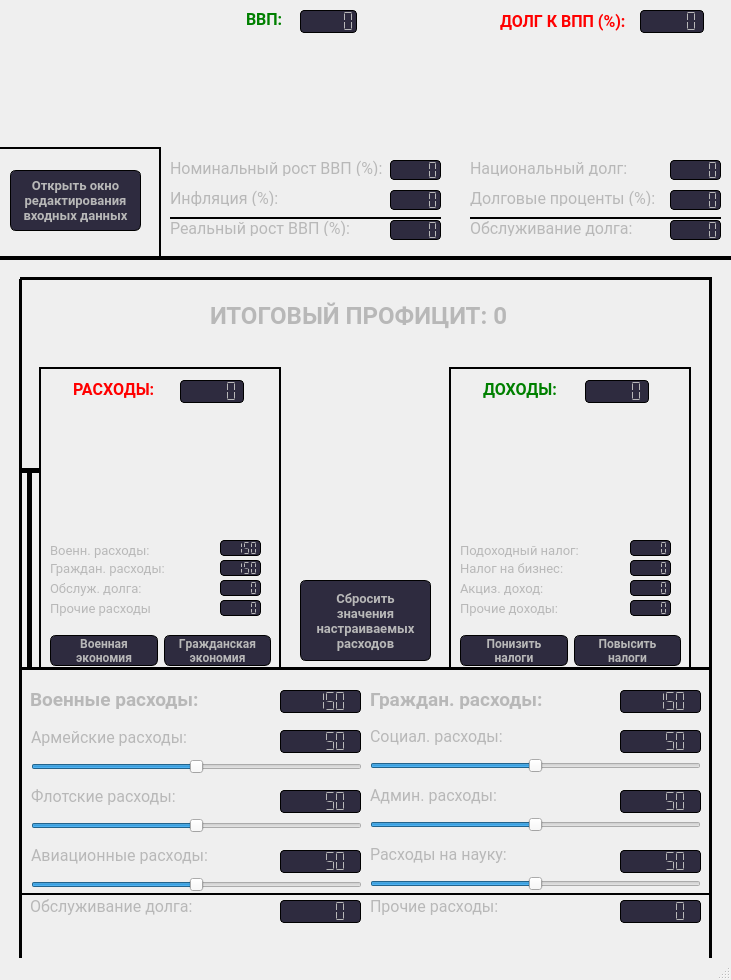
<?xml version="1.0" encoding="UTF-8"?>
<ui version="4.0">
 <class>MainWindow</class>
 <widget class="QMainWindow" name="MainWindow">
  <property name="geometry">
   <rect>
    <x>0</x>
    <y>0</y>
    <width>731</width>
    <height>980</height>
   </rect>
  </property>
  <property name="windowTitle">
   <string>Панель управления экономики</string>
  </property>
  <property name="windowIcon">
   <iconset>
    <normaloff>../../Downloads/coin.png</normaloff>../../Downloads/coin.png</iconset>
  </property>
  <property name="styleSheet">
   <string notr="true">.MainWindow {
	background-color: rgb(49, 45, 66);;
}


.QPushButton {
	color:rgb(184, 184, 184);
	background: #2e2b3f;
	border-style: outset;
	border-radius: 6px;
	border-color: rgb(0, 0, 0);
	border-width: 1px 1px 1px 1px;
}

.QLCDNumber {
	color:rgb(184, 184, 184);
	background-color:#2e2b3f;
	border-style: outset;
	border-radius: 4px;
	border-width: 1px 1px 1px 1px;
}

QLabel{
	color:rgb(184, 184, 184);
}


</string>
  </property>
  <widget class="QWidget" name="centralwidget">
   <widget class="Line" name="line_3">
    <property name="geometry">
     <rect>
      <x>10</x>
      <y>279</y>
      <width>20</width>
      <height>681</height>
     </rect>
    </property>
    <property name="frameShadow">
     <enum>QFrame::Plain</enum>
    </property>
    <property name="lineWidth">
     <number>3</number>
    </property>
    <property name="orientation">
     <enum>Qt::Vertical</enum>
    </property>
   </widget>
   <widget class="Line" name="line_4">
    <property name="geometry">
     <rect>
      <x>700</x>
      <y>280</y>
      <width>20</width>
      <height>691</height>
     </rect>
    </property>
    <property name="frameShadow">
     <enum>QFrame::Plain</enum>
    </property>
    <property name="lineWidth">
     <number>3</number>
    </property>
    <property name="orientation">
     <enum>Qt::Vertical</enum>
    </property>
   </widget>
   <widget class="Line" name="line_5">
    <property name="geometry">
     <rect>
      <x>20</x>
      <y>660</y>
      <width>690</width>
      <height>16</height>
     </rect>
    </property>
    <property name="frameShadow">
     <enum>QFrame::Plain</enum>
    </property>
    <property name="lineWidth">
     <number>3</number>
    </property>
    <property name="orientation">
     <enum>Qt::Horizontal</enum>
    </property>
   </widget>
   <widget class="QWidget" name="horizontalLayoutWidget">
    <property name="geometry">
     <rect>
      <x>50</x>
      <y>620</y>
      <width>221</width>
      <height>61</height>
     </rect>
    </property>
    <layout class="QHBoxLayout" name="horizontalLayout_2">
     <item>
      <widget class="QPushButton" name="milLower">
       <property name="font">
        <font>
         <family>Roboto</family>
         <weight>75</weight>
         <bold>true</bold>
         <kerning>false</kerning>
        </font>
       </property>
       <property name="text">
        <string>Военная
экономия</string>
       </property>
      </widget>
     </item>
     <item>
      <widget class="QPushButton" name="civilLower">
       <property name="font">
        <font>
         <family>Roboto</family>
         <weight>75</weight>
         <bold>true</bold>
         <kerning>false</kerning>
        </font>
       </property>
       <property name="text">
        <string>Гражданская
экономия</string>
       </property>
      </widget>
     </item>
    </layout>
   </widget>
   <widget class="QLCDNumber" name="armyCounter">
    <property name="geometry">
     <rect>
      <x>280</x>
      <y>730</y>
      <width>81</width>
      <height>23</height>
     </rect>
    </property>
    <property name="segmentStyle">
     <enum>QLCDNumber::Flat</enum>
    </property>
    <property name="intValue" stdset="0">
     <number>50</number>
    </property>
   </widget>
   <widget class="QLCDNumber" name="navyCounter">
    <property name="geometry">
     <rect>
      <x>280</x>
      <y>790</y>
      <width>81</width>
      <height>23</height>
     </rect>
    </property>
    <property name="segmentStyle">
     <enum>QLCDNumber::Flat</enum>
    </property>
    <property name="intValue" stdset="0">
     <number>50</number>
    </property>
   </widget>
   <widget class="QLCDNumber" name="atomicCounter">
    <property name="geometry">
     <rect>
      <x>280</x>
      <y>850</y>
      <width>81</width>
      <height>23</height>
     </rect>
    </property>
    <property name="segmentStyle">
     <enum>QLCDNumber::Flat</enum>
    </property>
    <property name="intValue" stdset="0">
     <number>50</number>
    </property>
   </widget>
   <widget class="QLCDNumber" name="socialCounter">
    <property name="geometry">
     <rect>
      <x>620</x>
      <y>730</y>
      <width>81</width>
      <height>23</height>
     </rect>
    </property>
    <property name="segmentStyle">
     <enum>QLCDNumber::Flat</enum>
    </property>
    <property name="intValue" stdset="0">
     <number>50</number>
    </property>
   </widget>
   <widget class="QLCDNumber" name="adminCounter">
    <property name="geometry">
     <rect>
      <x>620</x>
      <y>790</y>
      <width>81</width>
      <height>23</height>
     </rect>
    </property>
    <property name="segmentStyle">
     <enum>QLCDNumber::Flat</enum>
    </property>
    <property name="intValue" stdset="0">
     <number>50</number>
    </property>
   </widget>
   <widget class="QLCDNumber" name="scienceCounter">
    <property name="geometry">
     <rect>
      <x>620</x>
      <y>850</y>
      <width>81</width>
      <height>23</height>
     </rect>
    </property>
    <property name="font">
     <font>
      <pointsize>8</pointsize>
     </font>
    </property>
    <property name="segmentStyle">
     <enum>QLCDNumber::Flat</enum>
    </property>
    <property name="intValue" stdset="0">
     <number>50</number>
    </property>
   </widget>
   <widget class="QLabel" name="label_10">
    <property name="geometry">
     <rect>
      <x>50</x>
      <y>540</y>
      <width>101</width>
      <height>21</height>
     </rect>
    </property>
    <property name="font">
     <font>
      <family>Roboto</family>
      <pointsize>10</pointsize>
     </font>
    </property>
    <property name="text">
     <string>Военн. расходы:</string>
    </property>
   </widget>
   <widget class="QLabel" name="label_11">
    <property name="geometry">
     <rect>
      <x>50</x>
      <y>560</y>
      <width>121</width>
      <height>16</height>
     </rect>
    </property>
    <property name="font">
     <font>
      <family>Roboto</family>
      <pointsize>10</pointsize>
     </font>
    </property>
    <property name="text">
     <string>Граждан. расходы:</string>
    </property>
   </widget>
   <widget class="QLabel" name="label_12">
    <property name="geometry">
     <rect>
      <x>50</x>
      <y>580</y>
      <width>121</width>
      <height>16</height>
     </rect>
    </property>
    <property name="font">
     <font>
      <family>Roboto</family>
      <pointsize>10</pointsize>
     </font>
    </property>
    <property name="text">
     <string>Обслуж. долга:</string>
    </property>
   </widget>
   <widget class="QLabel" name="label_13">
    <property name="geometry">
     <rect>
      <x>50</x>
      <y>600</y>
      <width>101</width>
      <height>16</height>
     </rect>
    </property>
    <property name="font">
     <font>
      <family>Roboto</family>
      <pointsize>10</pointsize>
     </font>
    </property>
    <property name="text">
     <string>Прочие расходы:</string>
    </property>
   </widget>
   <widget class="QLCDNumber" name="milDiagram">
    <property name="geometry">
     <rect>
      <x>220</x>
      <y>540</y>
      <width>41</width>
      <height>16</height>
     </rect>
    </property>
    <property name="segmentStyle">
     <enum>QLCDNumber::Flat</enum>
    </property>
    <property name="intValue" stdset="0">
     <number>150</number>
    </property>
   </widget>
   <widget class="QLCDNumber" name="civilDiagram">
    <property name="geometry">
     <rect>
      <x>220</x>
      <y>560</y>
      <width>41</width>
      <height>16</height>
     </rect>
    </property>
    <property name="segmentStyle">
     <enum>QLCDNumber::Flat</enum>
    </property>
    <property name="intValue" stdset="0">
     <number>150</number>
    </property>
   </widget>
   <widget class="QLCDNumber" name="debtDiagram">
    <property name="geometry">
     <rect>
      <x>220</x>
      <y>580</y>
      <width>41</width>
      <height>16</height>
     </rect>
    </property>
    <property name="segmentStyle">
     <enum>QLCDNumber::Flat</enum>
    </property>
   </widget>
   <widget class="QLCDNumber" name="othersDiagram">
    <property name="geometry">
     <rect>
      <x>220</x>
      <y>600</y>
      <width>41</width>
      <height>16</height>
     </rect>
    </property>
    <property name="segmentStyle">
     <enum>QLCDNumber::Flat</enum>
    </property>
   </widget>
   <widget class="Line" name="line">
    <property name="geometry">
     <rect>
      <x>30</x>
      <y>367</y>
      <width>20</width>
      <height>301</height>
     </rect>
    </property>
    <property name="frameShadow">
     <enum>QFrame::Plain</enum>
    </property>
    <property name="lineWidth">
     <number>2</number>
    </property>
    <property name="orientation">
     <enum>Qt::Vertical</enum>
    </property>
   </widget>
   <widget class="Line" name="line_6">
    <property name="enabled">
     <bool>true</bool>
    </property>
    <property name="geometry">
     <rect>
      <x>270</x>
      <y>367</y>
      <width>20</width>
      <height>301</height>
     </rect>
    </property>
    <property name="frameShadow">
     <enum>QFrame::Plain</enum>
    </property>
    <property name="lineWidth">
     <number>2</number>
    </property>
    <property name="orientation">
     <enum>Qt::Vertical</enum>
    </property>
   </widget>
   <widget class="Line" name="line_7">
    <property name="geometry">
     <rect>
      <x>40</x>
      <y>360</y>
      <width>241</width>
      <height>16</height>
     </rect>
    </property>
    <property name="frameShadow">
     <enum>QFrame::Plain</enum>
    </property>
    <property name="lineWidth">
     <number>2</number>
    </property>
    <property name="orientation">
     <enum>Qt::Horizontal</enum>
    </property>
   </widget>
   <widget class="QLabel" name="label_14">
    <property name="geometry">
     <rect>
      <x>460</x>
      <y>560</y>
      <width>121</width>
      <height>16</height>
     </rect>
    </property>
    <property name="font">
     <font>
      <family>Roboto</family>
      <pointsize>10</pointsize>
     </font>
    </property>
    <property name="text">
     <string>Налог на бизнес:</string>
    </property>
   </widget>
   <widget class="Line" name="line_8">
    <property name="geometry">
     <rect>
      <x>450</x>
      <y>360</y>
      <width>241</width>
      <height>16</height>
     </rect>
    </property>
    <property name="frameShadow">
     <enum>QFrame::Plain</enum>
    </property>
    <property name="lineWidth">
     <number>2</number>
    </property>
    <property name="orientation">
     <enum>Qt::Horizontal</enum>
    </property>
   </widget>
   <widget class="QLabel" name="label_15">
    <property name="geometry">
     <rect>
      <x>460</x>
      <y>540</y>
      <width>121</width>
      <height>21</height>
     </rect>
    </property>
    <property name="font">
     <font>
      <family>Roboto</family>
      <pointsize>10</pointsize>
     </font>
    </property>
    <property name="text">
     <string>Подоходный налог:</string>
    </property>
   </widget>
   <widget class="QLabel" name="label_16">
    <property name="geometry">
     <rect>
      <x>460</x>
      <y>600</y>
      <width>101</width>
      <height>16</height>
     </rect>
    </property>
    <property name="font">
     <font>
      <family>Roboto</family>
      <pointsize>10</pointsize>
     </font>
    </property>
    <property name="text">
     <string>Прочие доходы:</string>
    </property>
   </widget>
   <widget class="QLCDNumber" name="exciseDiagram">
    <property name="geometry">
     <rect>
      <x>630</x>
      <y>580</y>
      <width>41</width>
      <height>16</height>
     </rect>
    </property>
    <property name="segmentStyle">
     <enum>QLCDNumber::Flat</enum>
    </property>
   </widget>
   <widget class="QLCDNumber" name="businessDiagram">
    <property name="geometry">
     <rect>
      <x>630</x>
      <y>560</y>
      <width>41</width>
      <height>16</height>
     </rect>
    </property>
    <property name="segmentStyle">
     <enum>QLCDNumber::Flat</enum>
    </property>
   </widget>
   <widget class="Line" name="line_9">
    <property name="enabled">
     <bool>true</bool>
    </property>
    <property name="geometry">
     <rect>
      <x>680</x>
      <y>367</y>
      <width>20</width>
      <height>301</height>
     </rect>
    </property>
    <property name="frameShadow">
     <enum>QFrame::Plain</enum>
    </property>
    <property name="lineWidth">
     <number>2</number>
    </property>
    <property name="orientation">
     <enum>Qt::Vertical</enum>
    </property>
   </widget>
   <widget class="QWidget" name="horizontalLayoutWidget_2">
    <property name="geometry">
     <rect>
      <x>460</x>
      <y>620</y>
      <width>221</width>
      <height>61</height>
     </rect>
    </property>
    <layout class="QHBoxLayout" name="horizontalLayout_6">
     <item>
      <widget class="QPushButton" name="taxesLower">
       <property name="font">
        <font>
         <family>Roboto</family>
         <weight>75</weight>
         <bold>true</bold>
         <kerning>false</kerning>
        </font>
       </property>
       <property name="text">
        <string>Понизить
налоги</string>
       </property>
      </widget>
     </item>
     <item>
      <widget class="QPushButton" name="taxesHigher">
       <property name="font">
        <font>
         <family>Roboto</family>
         <weight>75</weight>
         <bold>true</bold>
         <kerning>false</kerning>
        </font>
       </property>
       <property name="text">
        <string>Повысить
налоги</string>
       </property>
      </widget>
     </item>
    </layout>
   </widget>
   <widget class="QLCDNumber" name="otherIncomeDiagram">
    <property name="geometry">
     <rect>
      <x>630</x>
      <y>600</y>
      <width>41</width>
      <height>16</height>
     </rect>
    </property>
    <property name="segmentStyle">
     <enum>QLCDNumber::Flat</enum>
    </property>
   </widget>
   <widget class="Line" name="line_10">
    <property name="geometry">
     <rect>
      <x>440</x>
      <y>367</y>
      <width>20</width>
      <height>301</height>
     </rect>
    </property>
    <property name="frameShadow">
     <enum>QFrame::Plain</enum>
    </property>
    <property name="lineWidth">
     <number>2</number>
    </property>
    <property name="orientation">
     <enum>Qt::Vertical</enum>
    </property>
   </widget>
   <widget class="QLCDNumber" name="taxDiagram">
    <property name="geometry">
     <rect>
      <x>630</x>
      <y>540</y>
      <width>41</width>
      <height>16</height>
     </rect>
    </property>
    <property name="segmentStyle">
     <enum>QLCDNumber::Flat</enum>
    </property>
   </widget>
   <widget class="QLabel" name="label_17">
    <property name="geometry">
     <rect>
      <x>460</x>
      <y>580</y>
      <width>121</width>
      <height>16</height>
     </rect>
    </property>
    <property name="font">
     <font>
      <family>Roboto</family>
      <pointsize>10</pointsize>
     </font>
    </property>
    <property name="text">
     <string>Акциз. доход:</string>
    </property>
   </widget>
   <widget class="Line" name="line_11">
    <property name="geometry">
     <rect>
      <x>440</x>
      <y>660</y>
      <width>241</width>
      <height>16</height>
     </rect>
    </property>
    <property name="frameShadow">
     <enum>QFrame::Plain</enum>
    </property>
    <property name="lineWidth">
     <number>2</number>
    </property>
    <property name="orientation">
     <enum>Qt::Horizontal</enum>
    </property>
   </widget>
   <widget class="Line" name="line_2">
    <property name="geometry">
     <rect>
      <x>19</x>
      <y>470</y>
      <width>20</width>
      <height>200</height>
     </rect>
    </property>
    <property name="frameShadow">
     <enum>QFrame::Plain</enum>
    </property>
    <property name="lineWidth">
     <number>5</number>
    </property>
    <property name="orientation">
     <enum>Qt::Vertical</enum>
    </property>
   </widget>
   <widget class="Line" name="line_12">
    <property name="geometry">
     <rect>
      <x>20</x>
      <y>460</y>
      <width>20</width>
      <height>20</height>
     </rect>
    </property>
    <property name="frameShadow">
     <enum>QFrame::Plain</enum>
    </property>
    <property name="lineWidth">
     <number>5</number>
    </property>
    <property name="orientation">
     <enum>Qt::Horizontal</enum>
    </property>
   </widget>
   <widget class="Line" name="line_13">
    <property name="geometry">
     <rect>
      <x>20</x>
      <y>270</y>
      <width>692</width>
      <height>16</height>
     </rect>
    </property>
    <property name="font">
     <font>
      <weight>50</weight>
      <bold>false</bold>
     </font>
    </property>
    <property name="frameShadow">
     <enum>QFrame::Plain</enum>
    </property>
    <property name="lineWidth">
     <number>3</number>
    </property>
    <property name="orientation">
     <enum>Qt::Horizontal</enum>
    </property>
   </widget>
   <widget class="QWidget" name="layoutWidget">
    <property name="geometry">
     <rect>
      <x>31</x>
      <y>721</y>
      <width>331</width>
      <height>171</height>
     </rect>
    </property>
    <layout class="QVBoxLayout" name="milSliders">
     <item>
      <widget class="QLabel" name="label_3">
       <property name="font">
        <font>
         <family>Roboto</family>
         <pointsize>12</pointsize>
        </font>
       </property>
       <property name="text">
        <string>Армейские расходы:</string>
       </property>
      </widget>
     </item>
     <item>
      <widget class="QSlider" name="armySlider">
       <property name="maximum">
        <number>100</number>
       </property>
       <property name="singleStep">
        <number>0</number>
       </property>
       <property name="sliderPosition">
        <number>50</number>
       </property>
       <property name="orientation">
        <enum>Qt::Horizontal</enum>
       </property>
       <property name="invertedAppearance">
        <bool>false</bool>
       </property>
       <property name="invertedControls">
        <bool>false</bool>
       </property>
      </widget>
     </item>
     <item>
      <widget class="QLabel" name="label_4">
       <property name="font">
        <font>
         <family>Roboto</family>
         <pointsize>12</pointsize>
        </font>
       </property>
       <property name="text">
        <string>Флотские расходы:</string>
       </property>
      </widget>
     </item>
     <item>
      <widget class="QSlider" name="navySlider">
       <property name="maximum">
        <number>100</number>
       </property>
       <property name="sliderPosition">
        <number>50</number>
       </property>
       <property name="orientation">
        <enum>Qt::Horizontal</enum>
       </property>
       <property name="invertedAppearance">
        <bool>false</bool>
       </property>
      </widget>
     </item>
     <item>
      <widget class="QLabel" name="label_5">
       <property name="font">
        <font>
         <family>Roboto</family>
         <pointsize>12</pointsize>
        </font>
       </property>
       <property name="text">
        <string>Авиационные расходы:</string>
       </property>
      </widget>
     </item>
     <item>
      <widget class="QSlider" name="airSlider">
       <property name="maximum">
        <number>100</number>
       </property>
       <property name="sliderPosition">
        <number>50</number>
       </property>
       <property name="orientation">
        <enum>Qt::Horizontal</enum>
       </property>
       <property name="invertedAppearance">
        <bool>false</bool>
       </property>
      </widget>
     </item>
    </layout>
   </widget>
   <widget class="QWidget" name="layoutWidget">
    <property name="geometry">
     <rect>
      <x>370</x>
      <y>720</y>
      <width>331</width>
      <height>171</height>
     </rect>
    </property>
    <layout class="QVBoxLayout" name="civilSliders">
     <item>
      <widget class="QLabel" name="label_6">
       <property name="font">
        <font>
         <family>Roboto</family>
         <pointsize>12</pointsize>
        </font>
       </property>
       <property name="text">
        <string>Социал. расходы:</string>
       </property>
      </widget>
     </item>
     <item>
      <widget class="QSlider" name="socSlider">
       <property name="autoFillBackground">
        <bool>false</bool>
       </property>
       <property name="styleSheet">
        <string notr="true"/>
       </property>
       <property name="maximum">
        <number>100</number>
       </property>
       <property name="sliderPosition">
        <number>50</number>
       </property>
       <property name="tracking">
        <bool>true</bool>
       </property>
       <property name="orientation">
        <enum>Qt::Horizontal</enum>
       </property>
       <property name="invertedAppearance">
        <bool>false</bool>
       </property>
       <property name="tickPosition">
        <enum>QSlider::NoTicks</enum>
       </property>
      </widget>
     </item>
     <item>
      <widget class="QLabel" name="label_7">
       <property name="font">
        <font>
         <family>Roboto</family>
         <pointsize>12</pointsize>
        </font>
       </property>
       <property name="text">
        <string>Админ. расходы:</string>
       </property>
      </widget>
     </item>
     <item>
      <widget class="QSlider" name="adminSlider">
       <property name="maximum">
        <number>100</number>
       </property>
       <property name="sliderPosition">
        <number>50</number>
       </property>
       <property name="orientation">
        <enum>Qt::Horizontal</enum>
       </property>
       <property name="invertedAppearance">
        <bool>false</bool>
       </property>
      </widget>
     </item>
     <item>
      <widget class="QLabel" name="label_8">
       <property name="font">
        <font>
         <family>Roboto</family>
         <pointsize>12</pointsize>
        </font>
       </property>
       <property name="text">
        <string>Расходы на науку:</string>
       </property>
      </widget>
     </item>
     <item>
      <widget class="QSlider" name="scienceSldier">
       <property name="maximum">
        <number>100</number>
       </property>
       <property name="sliderPosition">
        <number>50</number>
       </property>
       <property name="orientation">
        <enum>Qt::Horizontal</enum>
       </property>
       <property name="invertedAppearance">
        <bool>false</bool>
       </property>
      </widget>
     </item>
    </layout>
   </widget>
   <widget class="Line" name="line_14">
    <property name="geometry">
     <rect>
      <x>-30</x>
      <y>250</y>
      <width>901</width>
      <height>16</height>
     </rect>
    </property>
    <property name="frameShadow">
     <enum>QFrame::Plain</enum>
    </property>
    <property name="lineWidth">
     <number>4</number>
    </property>
    <property name="orientation">
     <enum>Qt::Horizontal</enum>
    </property>
   </widget>
   <widget class="QLabel" name="label_22">
    <property name="geometry">
     <rect>
      <x>170</x>
      <y>160</y>
      <width>221</width>
      <height>16</height>
     </rect>
    </property>
    <property name="font">
     <font>
      <family>Roboto</family>
      <pointsize>12</pointsize>
     </font>
    </property>
    <property name="text">
     <string>Номинальный рост ВВП (%):</string>
    </property>
   </widget>
   <widget class="QLabel" name="label_23">
    <property name="geometry">
     <rect>
      <x>170</x>
      <y>190</y>
      <width>121</width>
      <height>16</height>
     </rect>
    </property>
    <property name="font">
     <font>
      <family>Roboto</family>
      <pointsize>12</pointsize>
     </font>
    </property>
    <property name="text">
     <string>Инфляция (%):</string>
    </property>
   </widget>
   <widget class="Line" name="line_15">
    <property name="geometry">
     <rect>
      <x>170</x>
      <y>210</y>
      <width>271</width>
      <height>16</height>
     </rect>
    </property>
    <property name="font">
     <font>
      <pointsize>5</pointsize>
     </font>
    </property>
    <property name="frameShadow">
     <enum>QFrame::Plain</enum>
    </property>
    <property name="lineWidth">
     <number>2</number>
    </property>
    <property name="orientation">
     <enum>Qt::Horizontal</enum>
    </property>
   </widget>
   <widget class="QLCDNumber" name="nominalGDPgrow">
    <property name="geometry">
     <rect>
      <x>390</x>
      <y>160</y>
      <width>51</width>
      <height>20</height>
     </rect>
    </property>
    <property name="segmentStyle">
     <enum>QLCDNumber::Flat</enum>
    </property>
   </widget>
   <widget class="QLCDNumber" name="inflationCounter">
    <property name="geometry">
     <rect>
      <x>390</x>
      <y>190</y>
      <width>51</width>
      <height>20</height>
     </rect>
    </property>
    <property name="segmentStyle">
     <enum>QLCDNumber::Flat</enum>
    </property>
   </widget>
   <widget class="QLabel" name="label_24">
    <property name="geometry">
     <rect>
      <x>170</x>
      <y>220</y>
      <width>191</width>
      <height>16</height>
     </rect>
    </property>
    <property name="font">
     <font>
      <family>Roboto</family>
      <pointsize>12</pointsize>
     </font>
    </property>
    <property name="text">
     <string>Реальный рост ВВП (%):</string>
    </property>
   </widget>
   <widget class="QLCDNumber" name="realGDPgrowCounter">
    <property name="geometry">
     <rect>
      <x>390</x>
      <y>220</y>
      <width>51</width>
      <height>20</height>
     </rect>
    </property>
    <property name="segmentStyle">
     <enum>QLCDNumber::Flat</enum>
    </property>
   </widget>
   <widget class="QLCDNumber" name="nationalDebtCounter">
    <property name="geometry">
     <rect>
      <x>670</x>
      <y>160</y>
      <width>51</width>
      <height>20</height>
     </rect>
    </property>
    <property name="segmentStyle">
     <enum>QLCDNumber::Flat</enum>
    </property>
   </widget>
   <widget class="QLabel" name="label_25">
    <property name="geometry">
     <rect>
      <x>470</x>
      <y>160</y>
      <width>171</width>
      <height>16</height>
     </rect>
    </property>
    <property name="font">
     <font>
      <family>Roboto</family>
      <pointsize>12</pointsize>
     </font>
    </property>
    <property name="text">
     <string>Национальный долг:</string>
    </property>
   </widget>
   <widget class="QLCDNumber" name="debtPercentageCounter">
    <property name="geometry">
     <rect>
      <x>670</x>
      <y>190</y>
      <width>51</width>
      <height>20</height>
     </rect>
    </property>
    <property name="segmentStyle">
     <enum>QLCDNumber::Flat</enum>
    </property>
   </widget>
   <widget class="QLabel" name="label_26">
    <property name="geometry">
     <rect>
      <x>470</x>
      <y>190</y>
      <width>201</width>
      <height>16</height>
     </rect>
    </property>
    <property name="font">
     <font>
      <family>Roboto</family>
      <pointsize>12</pointsize>
     </font>
    </property>
    <property name="text">
     <string>Долговые проценты (%):</string>
    </property>
   </widget>
   <widget class="QSplitter" name="splitter_6">
    <property name="geometry">
     <rect>
      <x>210</x>
      <y>300</y>
      <width>381</width>
      <height>31</height>
     </rect>
    </property>
    <property name="orientation">
     <enum>Qt::Horizontal</enum>
    </property>
    <widget class="QLabel" name="result">
     <property name="font">
      <font>
       <family>Roboto</family>
       <pointsize>18</pointsize>
       <weight>75</weight>
       <bold>true</bold>
      </font>
     </property>
     <property name="styleSheet">
      <string notr="true"/>
     </property>
     <property name="text">
      <string>ИТОГОВЫЙ ПРОФИЦИТ: 0</string>
     </property>
    </widget>
   </widget>
   <widget class="QLabel" name="label">
    <property name="geometry">
     <rect>
      <x>30</x>
      <y>690</y>
      <width>191</width>
      <height>19</height>
     </rect>
    </property>
    <property name="font">
     <font>
      <family>Roboto</family>
      <pointsize>14</pointsize>
      <weight>75</weight>
      <italic>false</italic>
      <bold>true</bold>
      <underline>false</underline>
     </font>
    </property>
    <property name="text">
     <string>Военные расходы:</string>
    </property>
   </widget>
   <widget class="QLCDNumber" name="milCounter">
    <property name="geometry">
     <rect>
      <x>280</x>
      <y>690</y>
      <width>81</width>
      <height>23</height>
     </rect>
    </property>
    <property name="segmentStyle">
     <enum>QLCDNumber::Flat</enum>
    </property>
    <property name="intValue" stdset="0">
     <number>150</number>
    </property>
   </widget>
   <widget class="QLabel" name="label_2">
    <property name="geometry">
     <rect>
      <x>370</x>
      <y>690</y>
      <width>181</width>
      <height>19</height>
     </rect>
    </property>
    <property name="font">
     <font>
      <family>Roboto</family>
      <pointsize>14</pointsize>
      <weight>75</weight>
      <bold>true</bold>
     </font>
    </property>
    <property name="text">
     <string>Граждан. расходы:</string>
    </property>
   </widget>
   <widget class="QLCDNumber" name="civilCounter">
    <property name="geometry">
     <rect>
      <x>620</x>
      <y>690</y>
      <width>81</width>
      <height>23</height>
     </rect>
    </property>
    <property name="segmentStyle">
     <enum>QLCDNumber::Flat</enum>
    </property>
    <property name="intValue" stdset="0">
     <number>150</number>
    </property>
   </widget>
   <widget class="QLabel" name="label_27">
    <property name="geometry">
     <rect>
      <x>30</x>
      <y>890</y>
      <width>249</width>
      <height>32</height>
     </rect>
    </property>
    <property name="font">
     <font>
      <family>Roboto</family>
      <pointsize>12</pointsize>
     </font>
    </property>
    <property name="text">
     <string>Обслуживание долга:</string>
    </property>
   </widget>
   <widget class="QLabel" name="label_30">
    <property name="geometry">
     <rect>
      <x>370</x>
      <y>890</y>
      <width>249</width>
      <height>32</height>
     </rect>
    </property>
    <property name="font">
     <font>
      <family>Roboto</family>
      <pointsize>12</pointsize>
     </font>
    </property>
    <property name="text">
     <string>Прочие расходы:</string>
    </property>
   </widget>
   <widget class="QLCDNumber" name="debtCounter_2">
    <property name="geometry">
     <rect>
      <x>280</x>
      <y>900</y>
      <width>81</width>
      <height>23</height>
     </rect>
    </property>
    <property name="segmentStyle">
     <enum>QLCDNumber::Flat</enum>
    </property>
   </widget>
   <widget class="Line" name="line_18">
    <property name="geometry">
     <rect>
      <x>470</x>
      <y>210</y>
      <width>251</width>
      <height>16</height>
     </rect>
    </property>
    <property name="font">
     <font>
      <pointsize>5</pointsize>
     </font>
    </property>
    <property name="frameShadow">
     <enum>QFrame::Plain</enum>
    </property>
    <property name="lineWidth">
     <number>2</number>
    </property>
    <property name="orientation">
     <enum>Qt::Horizontal</enum>
    </property>
   </widget>
   <widget class="QLabel" name="label_29">
    <property name="geometry">
     <rect>
      <x>470</x>
      <y>220</y>
      <width>171</width>
      <height>16</height>
     </rect>
    </property>
    <property name="font">
     <font>
      <family>Roboto</family>
      <pointsize>12</pointsize>
     </font>
    </property>
    <property name="text">
     <string>Обслуживание долга:</string>
    </property>
   </widget>
   <widget class="QLCDNumber" name="debtExpenceCounter">
    <property name="geometry">
     <rect>
      <x>670</x>
      <y>220</y>
      <width>51</width>
      <height>20</height>
     </rect>
    </property>
    <property name="segmentStyle">
     <enum>QLCDNumber::Flat</enum>
    </property>
   </widget>
   <widget class="QLabel" name="resultPercentage">
    <property name="geometry">
     <rect>
      <x>290</x>
      <y>340</y>
      <width>191</width>
      <height>21</height>
     </rect>
    </property>
    <property name="font">
     <font>
      <family>Roboto</family>
      <pointsize>18</pointsize>
      <weight>75</weight>
      <bold>true</bold>
     </font>
    </property>
    <property name="text">
     <string/>
    </property>
   </widget>
   <widget class="QPushButton" name="resetButton">
    <property name="geometry">
     <rect>
      <x>300</x>
      <y>580</y>
      <width>131</width>
      <height>81</height>
     </rect>
    </property>
    <property name="font">
     <font>
      <family>Roboto</family>
      <pointsize>10</pointsize>
      <weight>75</weight>
      <bold>true</bold>
     </font>
    </property>
    <property name="text">
     <string>Сбросить
значения
настраиваемых
расходов</string>
    </property>
   </widget>
   <widget class="QPushButton" name="windowButton">
    <property name="geometry">
     <rect>
      <x>10</x>
      <y>170</y>
      <width>131</width>
      <height>61</height>
     </rect>
    </property>
    <property name="font">
     <font>
      <family>Roboto</family>
      <pointsize>10</pointsize>
      <weight>75</weight>
      <bold>true</bold>
     </font>
    </property>
    <property name="text">
     <string>Открыть окно
редактирования
входных данных</string>
    </property>
   </widget>
   <widget class="QLCDNumber" name="otherCounter">
    <property name="geometry">
     <rect>
      <x>620</x>
      <y>900</y>
      <width>81</width>
      <height>23</height>
     </rect>
    </property>
    <property name="segmentStyle">
     <enum>QLCDNumber::Flat</enum>
    </property>
   </widget>
   <widget class="Line" name="line_19">
    <property name="geometry">
     <rect>
      <x>0</x>
      <y>140</y>
      <width>161</width>
      <height>16</height>
     </rect>
    </property>
    <property name="frameShadow">
     <enum>QFrame::Plain</enum>
    </property>
    <property name="lineWidth">
     <number>2</number>
    </property>
    <property name="orientation">
     <enum>Qt::Horizontal</enum>
    </property>
   </widget>
   <widget class="Line" name="line_20">
    <property name="geometry">
     <rect>
      <x>150</x>
      <y>148</y>
      <width>20</width>
      <height>111</height>
     </rect>
    </property>
    <property name="frameShadow">
     <enum>QFrame::Plain</enum>
    </property>
    <property name="lineWidth">
     <number>2</number>
    </property>
    <property name="orientation">
     <enum>Qt::Vertical</enum>
    </property>
   </widget>
   <widget class="QLabel" name="incomeImage">
    <property name="geometry">
     <rect>
      <x>520</x>
      <y>420</y>
      <width>111</width>
      <height>111</height>
     </rect>
    </property>
    <property name="text">
     <string/>
    </property>
   </widget>
   <widget class="QLabel" name="expenceImage">
    <property name="geometry">
     <rect>
      <x>100</x>
      <y>420</y>
      <width>111</width>
      <height>111</height>
     </rect>
    </property>
    <property name="text">
     <string/>
    </property>
   </widget>
   <widget class="QLabel" name="gdpImage">
    <property name="geometry">
     <rect>
      <x>250</x>
      <y>50</y>
      <width>101</width>
      <height>101</height>
     </rect>
    </property>
    <property name="text">
     <string/>
    </property>
   </widget>
   <widget class="QLabel" name="debtImage">
    <property name="geometry">
     <rect>
      <x>530</x>
      <y>40</y>
      <width>131</width>
      <height>131</height>
     </rect>
    </property>
    <property name="text">
     <string/>
    </property>
   </widget>
   <widget class="QLabel" name="label_9">
    <property name="geometry">
     <rect>
      <x>73</x>
      <y>380</y>
      <width>90</width>
      <height>19</height>
     </rect>
    </property>
    <property name="font">
     <font>
      <family>Roboto</family>
      <pointsize>12</pointsize>
      <weight>75</weight>
      <bold>true</bold>
     </font>
    </property>
    <property name="styleSheet">
     <string notr="true">color:red;</string>
    </property>
    <property name="text">
     <string>РАСХОДЫ:</string>
    </property>
   </widget>
   <widget class="QLCDNumber" name="expenciesCount">
    <property name="geometry">
     <rect>
      <x>180</x>
      <y>380</y>
      <width>64</width>
      <height>23</height>
     </rect>
    </property>
    <property name="font">
     <font>
      <family>Roboto</family>
     </font>
    </property>
    <property name="segmentStyle">
     <enum>QLCDNumber::Flat</enum>
    </property>
    <property name="intValue" stdset="0">
     <number>0</number>
    </property>
   </widget>
   <widget class="QLabel" name="label_18">
    <property name="geometry">
     <rect>
      <x>483</x>
      <y>380</y>
      <width>80</width>
      <height>19</height>
     </rect>
    </property>
    <property name="font">
     <font>
      <family>Roboto</family>
      <pointsize>12</pointsize>
      <weight>75</weight>
      <bold>true</bold>
     </font>
    </property>
    <property name="styleSheet">
     <string notr="true">color:green;</string>
    </property>
    <property name="text">
     <string>ДОХОДЫ:</string>
    </property>
   </widget>
   <widget class="QLCDNumber" name="incomeCount">
    <property name="geometry">
     <rect>
      <x>585</x>
      <y>380</y>
      <width>64</width>
      <height>23</height>
     </rect>
    </property>
    <property name="segmentStyle">
     <enum>QLCDNumber::Flat</enum>
    </property>
   </widget>
   <widget class="QLabel" name="label_28">
    <property name="geometry">
     <rect>
      <x>500</x>
      <y>10</y>
      <width>143</width>
      <height>23</height>
     </rect>
    </property>
    <property name="font">
     <font>
      <family>Roboto</family>
      <pointsize>12</pointsize>
      <weight>75</weight>
      <bold>true</bold>
     </font>
    </property>
    <property name="styleSheet">
     <string notr="true">color:red;</string>
    </property>
    <property name="text">
     <string>ДОЛГ К ВПП (%):</string>
    </property>
   </widget>
   <widget class="QLCDNumber" name="debtToGDPCounter">
    <property name="geometry">
     <rect>
      <x>640</x>
      <y>10</y>
      <width>64</width>
      <height>23</height>
     </rect>
    </property>
    <property name="segmentStyle">
     <enum>QLCDNumber::Flat</enum>
    </property>
   </widget>
   <widget class="QLabel" name="label_21">
    <property name="geometry">
     <rect>
      <x>246</x>
      <y>10</y>
      <width>40</width>
      <height>19</height>
     </rect>
    </property>
    <property name="font">
     <font>
      <family>Roboto</family>
      <pointsize>12</pointsize>
      <weight>75</weight>
      <bold>true</bold>
     </font>
    </property>
    <property name="styleSheet">
     <string notr="true">color:green;
</string>
    </property>
    <property name="text">
     <string>ВВП:</string>
    </property>
   </widget>
   <widget class="QLCDNumber" name="GDPCounter">
    <property name="geometry">
     <rect>
      <x>300</x>
      <y>10</y>
      <width>57</width>
      <height>23</height>
     </rect>
    </property>
    <property name="segmentStyle">
     <enum>QLCDNumber::Flat</enum>
    </property>
   </widget>
   <widget class="Line" name="line_16">
    <property name="geometry">
     <rect>
      <x>20</x>
      <y>886</y>
      <width>691</width>
      <height>16</height>
     </rect>
    </property>
    <property name="frameShadow">
     <enum>QFrame::Plain</enum>
    </property>
    <property name="lineWidth">
     <number>2</number>
    </property>
    <property name="orientation">
     <enum>Qt::Horizontal</enum>
    </property>
   </widget>
  </widget>
  <widget class="QMenuBar" name="menubar">
   <property name="geometry">
    <rect>
     <x>0</x>
     <y>0</y>
     <width>731</width>
     <height>26</height>
    </rect>
   </property>
   <property name="font">
    <font>
     <pointsize>12</pointsize>
     <weight>75</weight>
     <bold>true</bold>
    </font>
   </property>
  </widget>
  <widget class="QStatusBar" name="statusbar"/>
 </widget>
 <resources/>
 <connections>
  <connection>
   <sender>armySlider</sender>
   <signal>valueChanged(int)</signal>
   <receiver>armyCounter</receiver>
   <slot>display(int)</slot>
   <hints>
    <hint type="sourcelabel">
     <x>159</x>
     <y>790</y>
    </hint>
    <hint type="destinationlabel">
     <x>311</x>
     <y>764</y>
    </hint>
   </hints>
  </connection>
  <connection>
   <sender>navySlider</sender>
   <signal>valueChanged(int)</signal>
   <receiver>navyCounter</receiver>
   <slot>display(int)</slot>
   <hints>
    <hint type="sourcelabel">
     <x>245</x>
     <y>841</y>
    </hint>
    <hint type="destinationlabel">
     <x>342</x>
     <y>823</y>
    </hint>
   </hints>
  </connection>
  <connection>
   <sender>airSlider</sender>
   <signal>valueChanged(int)</signal>
   <receiver>atomicCounter</receiver>
   <slot>display(int)</slot>
   <hints>
    <hint type="sourcelabel">
     <x>245</x>
     <y>899</y>
    </hint>
    <hint type="destinationlabel">
     <x>321</x>
     <y>884</y>
    </hint>
   </hints>
  </connection>
  <connection>
   <sender>socSlider</sender>
   <signal>valueChanged(int)</signal>
   <receiver>socialCounter</receiver>
   <slot>display(int)</slot>
   <hints>
    <hint type="sourcelabel">
     <x>527</x>
     <y>784</y>
    </hint>
    <hint type="destinationlabel">
     <x>670</x>
     <y>770</y>
    </hint>
   </hints>
  </connection>
  <connection>
   <sender>adminSlider</sender>
   <signal>valueChanged(int)</signal>
   <receiver>adminCounter</receiver>
   <slot>display(int)</slot>
   <hints>
    <hint type="sourcelabel">
     <x>534</x>
     <y>837</y>
    </hint>
    <hint type="destinationlabel">
     <x>647</x>
     <y>831</y>
    </hint>
   </hints>
  </connection>
  <connection>
   <sender>scienceSldier</sender>
   <signal>valueChanged(int)</signal>
   <receiver>scienceCounter</receiver>
   <slot>display(int)</slot>
   <hints>
    <hint type="sourcelabel">
     <x>588</x>
     <y>897</y>
    </hint>
    <hint type="destinationlabel">
     <x>675</x>
     <y>879</y>
    </hint>
   </hints>
  </connection>
 </connections>
</ui>
